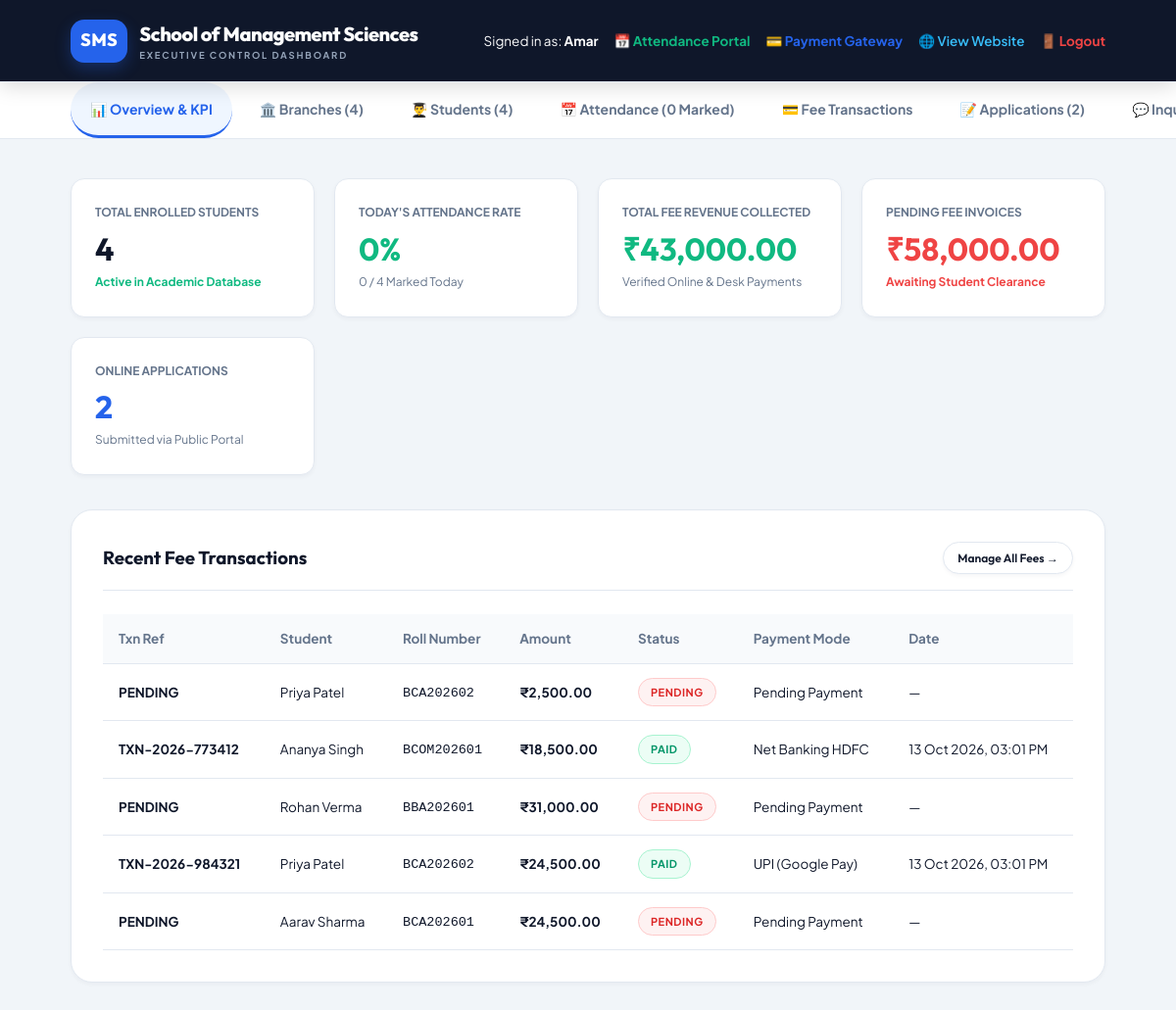
Page /admin/dashboard.php (signed in) on the earlier database version.
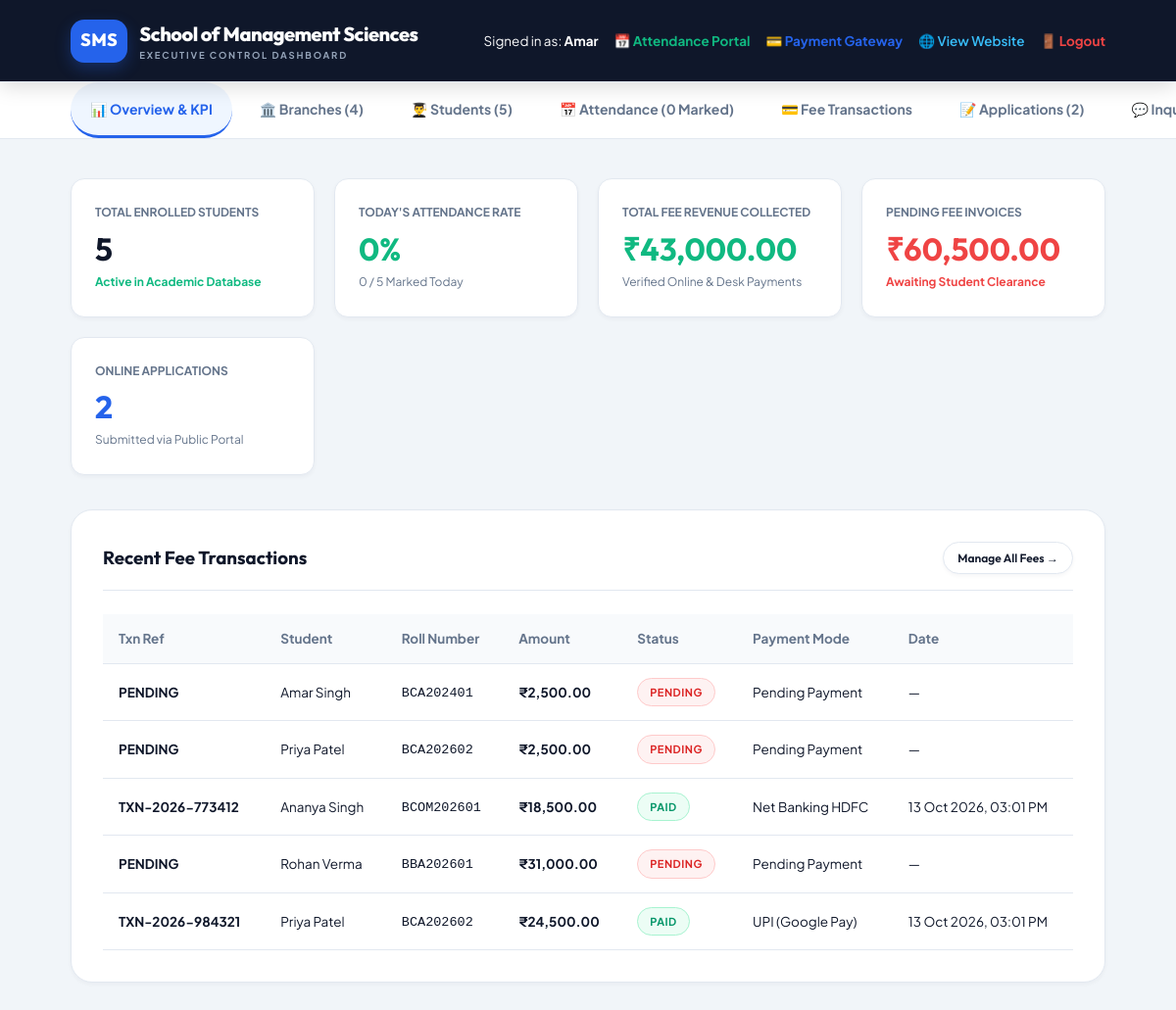
Same page on the later database version.
### tables this page shows
CREATE TABLE IF NOT EXISTS fees (
    id INT AUTO_INCREMENT PRIMARY KEY,
    student_id INT NOT NULL,
    amount DECIMAL(10,2) NOT NULL DEFAULT 0,
    status ENUM('Pending','Paid') NOT NULL DEFAULT 'Pending',
    transaction_id VARCHAR(100) NULL,
    payment_mode VARCHAR(50) DEFAULT 'Online UPI',
    payment_date DATETIME NULL,
    remarks VARCHAR(255) NULL,
    created_at TIMESTAMP DEFAULT CURRENT_TIMESTAMP,
    FOREIGN KEY(student_id) REFERENCES students(id) ON DELETE CASCADE
);

CREATE TABLE IF NOT EXISTS students (
    id INT AUTO_INCREMENT PRIMARY KEY,
    student_name VARCHAR(120) NOT NULL,
    roll_no VARCHAR(60) UNIQUE NOT NULL,
    email VARCHAR(150),
    phone VARCHAR(30) NULL,
    branch_id INT NULL,
    created_at TIMESTAMP DEFAULT CURRENT_TIMESTAMP,
    FOREIGN KEY(branch_id) REFERENCES branches(id) ON DELETE SET NULL
);

### admin/dashboard.php (the view, shortened to what the changed rows need)
<?php
$pdo = db();
$section = $_GET['s'] ?? 'overview';
$totalStudents = (int)$pdo->query("SELECT COUNT(*) FROM students")->fetchColumn();
$totalBranches = (int)$pdo->query("SELECT COUNT(*) FROM branches")->fetchColumn();
$totalApplications = (int)$pdo->query("SELECT COUNT(*) FROM admissions")->fetchColumn();
$totalInquiries = (int)$pdo->query("SELECT COUNT(*) FROM inquiries")->fetchColumn();
$totalPaidFees = (float)$pdo->query("SELECT COALESCE(SUM(amount), 0) FROM fees WHERE status = 'Paid'")->fetchColumn();
$totalPendingFees = (float)$pdo->query("SELECT COALESCE(SUM(amount), 0) FROM fees WHERE status = 'Pending'")->fetchColumn();
$todayStr = date('Y-m-d');
$attTodayStmt = $pdo->prepare("SELECT COUNT(*) FROM attendance WHERE attendance_date = ?");
$attTodayStmt->execute([$todayStr]);
$totalAttendanceToday = (int)$attTodayStmt->fetchColumn();
$presTodayStmt = $pdo->prepare("SELECT COUNT(*) FROM attendance WHERE attendance_date = ? AND status = 'Present'");
$presTodayStmt->execute([$todayStr]);
$presentToday = (int)$presTodayStmt->fetchColumn();
$todayAttendanceRate = $totalAttendanceToday > 0 ? round(($presentToday / $totalAttendanceToday) * 100, 1) : 0;
function h($str) {
    return htmlspecialchars((string)$str, ENT_QUOTES, 'UTF-8');
}
?>
<!doctype html>
<html lang="en">
<head>
  <link rel="stylesheet" href="../assets/style.css">
</head>
<body class="admin-body">
  <nav class="admin-nav">
    <a class="<?= $section === 'overview' ? 'active' : '' ?>" href="dashboard.php?s=overview">📊 Overview & KPI</a>
    <a class="<?= $section === 'branches' ? 'active' : '' ?>" href="dashboard.php?s=branches">🏛️ Branches (<?= $totalBranches ?>)</a>
    <a class="<?= $section === 'students' ? 'active' : '' ?>" href="dashboard.php?s=students">👨‍🎓 Students (<?= $totalStudents ?>)</a>
    <a class="<?= $section === 'attendance' ? 'active' : '' ?>" href="dashboard.php?s=attendance">📅 Attendance (<?= $totalAttendanceToday ?> Marked)</a>
    <a class="<?= $section === 'fees' ? 'active' : '' ?>" href="dashboard.php?s=fees">💳 Fee Transactions</a>
    <a class="<?= $section === 'admissions' ? 'active' : '' ?>" href="dashboard.php?s=admissions">📝 Applications (<?= $totalApplications ?>)</a>
    <a class="<?= $section === 'inquiries' ? 'active' : '' ?>" href="dashboard.php?s=inquiries">💬 Inquiries (<?= $totalInquiries ?>)</a>
  </nav>
  <main class="admin-container">
    <?php if ($section === 'overview'): ?>
      <div class="admin-stat-cards">
        <div class="admin-stat-card">
          <small>Total Enrolled Students</small>
          <h2><?= $totalStudents ?></h2>
          <span style="color: #10b981; font-size: 12px; font-weight: 700;">Active in Academic Database</span>
        </div>
        <div class="admin-stat-card">
          <small>Today's Attendance Rate</small>
          <h2 style="color: #10b981;"><?= $todayAttendanceRate ?>%</h2>
          <span style="color: #64748b; font-size: 12px;"><?= $presentToday ?> / <?= $totalAttendanceToday ?: $totalStudents ?> Marked Today</span>
        </div>
        <div class="admin-stat-card">
          <small>Total Fee Revenue Collected</small>
          <h2 style="color: #10b981;">₹<?= number_format($totalPaidFees, 2) ?></h2>
          <span style="color: #64748b; font-size: 12px;">Verified Online & Desk Payments</span>
        </div>
        <div class="admin-stat-card">
          <small>Pending Fee Invoices</small>
          <h2 style="color: #ef4444;">₹<?= number_format($totalPendingFees, 2) ?></h2>
          <span style="color: #ef4444; font-size: 12px; font-weight: 700;">Awaiting Student Clearance</span>
        </div>
        <div class="admin-stat-card">
          <small>Online Applications</small>
          <h2 style="color: #2563eb;"><?= $totalApplications ?></h2>
          <span style="color: #64748b; font-size: 12px;">Submitted via Public Portal</span>
        </div>
      </div>
      <div class="admin-panel">
        <div class="admin-panel-title">
          <h3>Recent Fee Transactions</h3>
          <a class="btn btn-secondary" href="dashboard.php?s=fees" style="padding: 6px 14px; font-size: 12px;">Manage All Fees →</a>
        </div>
        <table class="admin-table">
          <thead>
            <tr>
              <th>Txn Ref</th>
              <th>Student</th>
              <th>Roll Number</th>
              <th>Amount</th>
              <th>Status</th>
              <th>Payment Mode</th>
              <th>Date</th>
            </tr>
          </thead>
          <tbody>
            <?php
            $recTxns = $pdo->query("
              SELECT f.*, s.student_name, s.roll_no
              FROM fees f
              JOIN students s ON s.id = f.student_id
              ORDER BY f.id DESC LIMIT 5
            ")->fetchAll();
            ?>
            <?php if (empty($recTxns)): ?>
              <tr><td colspan="7" style="text-align: center; color: #94a3b8;">No fee records recorded yet.</td></tr>
            <?php else: ?>
              <?php foreach ($recTxns as $t): ?>
                <tr>
                  <td><strong><?= h($t['transaction_id'] ?: 'PENDING') ?></strong></td>
                  <td><?= h($t['student_name']) ?></td>
                  <td><code><?= h($t['roll_no']) ?></code></td>
                  <td><strong>₹<?= number_format((float)$t['amount'], 2) ?></strong></td>
                  <td>
                    <span class="badge <?= $t['status'] === 'Paid' ? 'badge-success' : 'badge-danger' ?>">
                      <?= h($t['status']) ?>
                    </span>
                  </td>
                  <td><?= h($t['payment_mode'] ?: 'N/A') ?></td>
                  <td><?= h($t['payment_date'] ? date('d M Y, h:i A', strtotime($t['payment_date'])) : '—') ?></td>
                </tr>
              <?php endforeach; ?>
            <?php endif; ?>
          </tbody>
        </table>
      </div>
    <?php endif; ?>
  </main>
</body>
</html>

Differences in the rows shown:
no longer on this page (row unchanged): fees: transaction "PENDING", student.student_name "Aarav Sharma", student.roll_no "BCA202601", amount "24,500.00", status "PENDING", payment_mode "Pending Payment", payment_date "—"
added fees: transaction "PENDING", student.student_name "Amar Singh", student.roll_no "BCA202401", amount "2,500.00", status "PENDING", payment_mode "Pending Payment", payment_date "—"
Other differences:
$totalStudents: "4" → "5"
$totalAttendanceToday ?: $totalStudents: "4" → "5"
$totalPendingFees: "58,000.00" → "60,500.00"
